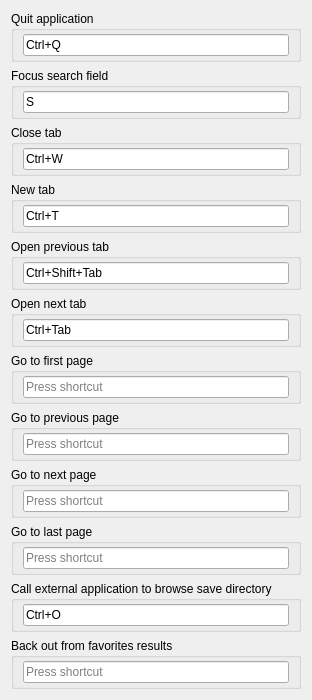
          <widget class="QWidget" name="scrollAreaWidgetContents_3">
           <property name="geometry">
            <rect>
             <x>0</x>
             <y>0</y>
             <width>296</width>
             <height>630</height>
            </rect>
           </property>
           <layout class="QVBoxLayout" name="verticalLayout_10">
            <item>
             <widget class="QGroupBox" name="groupMainShortcutQuit">
              <property name="sizePolicy">
               <sizepolicy hsizetype="Preferred" vsizetype="Maximum">
                <horstretch>0</horstretch>
                <verstretch>0</verstretch>
               </sizepolicy>
              </property>
              <property name="title">
               <string>Quit application</string>
              </property>
              <layout class="QHBoxLayout" name="horizontalLayout_24">
               <property name="spacing">
                <number>6</number>
               </property>
               <property name="topMargin">
                <number>3</number>
               </property>
               <property name="bottomMargin">
                <number>3</number>
               </property>
               <item>
                <widget class="QKeySequenceEdit" name="keyMainQuit">
                 <property name="keySequence">
                  <string>Ctrl+Q</string>
                 </property>
                </widget>
               </item>
              </layout>
             </widget>
            </item>
            <item>
             <widget class="QGroupBox" name="groupMainShortcutFocusSearch">
              <property name="sizePolicy">
               <sizepolicy hsizetype="Preferred" vsizetype="Maximum">
                <horstretch>0</horstretch>
                <verstretch>0</verstretch>
               </sizepolicy>
              </property>
              <property name="title">
               <string>Focus search field</string>
              </property>
              <layout class="QHBoxLayout" name="horizontalLayout_25">
               <property name="topMargin">
                <number>3</number>
               </property>
               <property name="bottomMargin">
                <number>3</number>
               </property>
               <item>
                <widget class="QKeySequenceEdit" name="keyMainFocusSearch">
                 <property name="keySequence">
                  <string>S</string>
                 </property>
                </widget>
               </item>
              </layout>
             </widget>
            </item>
            <item>
             <widget class="QGroupBox" name="groupMainShortcutCloseTab">
              <property name="sizePolicy">
               <sizepolicy hsizetype="Preferred" vsizetype="Maximum">
                <horstretch>0</horstretch>
                <verstretch>0</verstretch>
               </sizepolicy>
              </property>
              <property name="title">
               <string>Close tab</string>
              </property>
              <layout class="QHBoxLayout" name="horizontalLayout_22">
               <property name="topMargin">
                <number>3</number>
               </property>
               <property name="bottomMargin">
                <number>3</number>
               </property>
               <item>
                <widget class="QKeySequenceEdit" name="keyMainCloseTab">
                 <property name="keySequence">
                  <string>Ctrl+W</string>
                 </property>
                </widget>
               </item>
              </layout>
             </widget>
            </item>
            <item>
             <widget class="QGroupBox" name="groupMainShortcutNewTab">
              <property name="sizePolicy">
               <sizepolicy hsizetype="Preferred" vsizetype="Maximum">
                <horstretch>0</horstretch>
                <verstretch>0</verstretch>
               </sizepolicy>
              </property>
              <property name="title">
               <string>New tab</string>
              </property>
              <layout class="QHBoxLayout" name="horizontalLayout_23">
               <property name="topMargin">
                <number>3</number>
               </property>
               <property name="bottomMargin">
                <number>3</number>
               </property>
               <item>
                <widget class="QKeySequenceEdit" name="keyMainNewTab">
                 <property name="keySequence">
                  <string>Ctrl+T</string>
                 </property>
                </widget>
               </item>
              </layout>
             </widget>
            </item>
            <item>
             <widget class="QGroupBox" name="groupMainShortcutPreviousTab">
              <property name="sizePolicy">
               <sizepolicy hsizetype="Preferred" vsizetype="Maximum">
                <horstretch>0</horstretch>
                <verstretch>0</verstretch>
               </sizepolicy>
              </property>
              <property name="title">
               <string>Open previous tab</string>
              </property>
              <layout class="QHBoxLayout" name="horizontalLayout_27">
               <property name="topMargin">
                <number>3</number>
               </property>
               <property name="bottomMargin">
                <number>3</number>
               </property>
               <item>
                <widget class="QKeySequenceEdit" name="keyMainPrevTab">
                 <property name="keySequence">
                  <string>Ctrl+Shift+Tab</string>
                 </property>
                </widget>
               </item>
              </layout>
             </widget>
            </item>
            <item>
             <widget class="QGroupBox" name="groupMainShortcutNextTab">
              <property name="sizePolicy">
               <sizepolicy hsizetype="Preferred" vsizetype="Maximum">
                <horstretch>0</horstretch>
                <verstretch>0</verstretch>
               </sizepolicy>
              </property>
              <property name="title">
               <string>Open next tab</string>
              </property>
              <layout class="QHBoxLayout" name="horizontalLayout_26">
               <property name="topMargin">
                <number>3</number>
               </property>
               <property name="bottomMargin">
                <number>3</number>
               </property>
               <item>
                <widget class="QKeySequenceEdit" name="keyMainNextTab">
                 <property name="keySequence">
                  <string>Ctrl+Tab</string>
                 </property>
                </widget>
               </item>
              </layout>
             </widget>
            </item>
            <item>
             <widget class="QGroupBox" name="groupMainShortcutFirstPage">
              <property name="title">
               <string>Go to first page</string>
              </property>
              <layout class="QHBoxLayout" name="horizontalLayout_31">
               <property name="topMargin">
                <number>3</number>
               </property>
               <property name="bottomMargin">
                <number>3</number>
               </property>
               <item>
                <widget class="QKeySequenceEdit" name="keyMainFirstPage"/>
               </item>
              </layout>
             </widget>
            </item>
            <item>
             <widget class="QGroupBox" name="groupMainShortcutPreviousPage">
              <property name="title">
               <string>Go to previous page</string>
              </property>
              <layout class="QHBoxLayout" name="horizontalLayout_32">
               <property name="topMargin">
                <number>3</number>
               </property>
               <property name="bottomMargin">
                <number>3</number>
               </property>
               <item>
                <widget class="QKeySequenceEdit" name="keyMainPreviousPage"/>
               </item>
              </layout>
             </widget>
            </item>
            <item>
             <widget class="QGroupBox" name="groupMainShortcutNextPage">
              <property name="title">
               <string>Go to next page</string>
              </property>
              <layout class="QHBoxLayout" name="horizontalLayout_33">
               <property name="topMargin">
                <number>3</number>
               </property>
               <property name="bottomMargin">
                <number>3</number>
               </property>
               <item>
                <widget class="QKeySequenceEdit" name="keyMainNextPage"/>
               </item>
              </layout>
             </widget>
            </item>
            <item>
             <widget class="QGroupBox" name="groupMainShortcutLastPage">
              <property name="title">
               <string>Go to last page</string>
              </property>
              <layout class="QHBoxLayout" name="horizontalLayout_34">
               <property name="topMargin">
                <number>3</number>
               </property>
               <property name="bottomMargin">
                <number>3</number>
               </property>
               <item>
                <widget class="QKeySequenceEdit" name="keyMainLastPage"/>
               </item>
              </layout>
             </widget>
            </item>
            <item>
             <widget class="QGroupBox" name="groupMainShortcutBrowseSave">
              <property name="sizePolicy">
               <sizepolicy hsizetype="Preferred" vsizetype="Maximum">
                <horstretch>0</horstretch>
                <verstretch>0</verstretch>
               </sizepolicy>
              </property>
              <property name="title">
               <string>Call external application to browse save directory</string>
              </property>
              <layout class="QHBoxLayout" name="horizontalLayout_28">
               <property name="topMargin">
                <number>3</number>
               </property>
               <property name="bottomMargin">
                <number>3</number>
               </property>
               <item>
                <widget class="QKeySequenceEdit" name="keyMainBrowseSave">
                 <property name="keySequence">
                  <string>Ctrl+O</string>
                 </property>
                </widget>
               </item>
              </layout>
             </widget>
            </item>
            <item>
             <widget class="QGroupBox" name="groupMainShortcutFavoritesBack">
              <property name="title">
               <string>Back out from favorites results</string>
              </property>
              <layout class="QHBoxLayout" name="horizontalLayout_29">
               <property name="topMargin">
                <number>3</number>
               </property>
               <property name="bottomMargin">
                <number>3</number>
               </property>
               <item>
                <widget class="QKeySequenceEdit" name="keyMainFavoritesBack"/>
               </item>
              </layout>
             </widget>
            </item>
            <item>
             <spacer name="verticalSpacer_5">
              <property name="orientation">
               <enum>Qt::Orientation::Vertical</enum>
              </property>
              <property name="sizeHint" stdset="0">
               <size>
                <width>0</width>
                <height>0</height>
               </size>
              </property>
             </spacer>
            </item>
           </layout>
          </widget>
